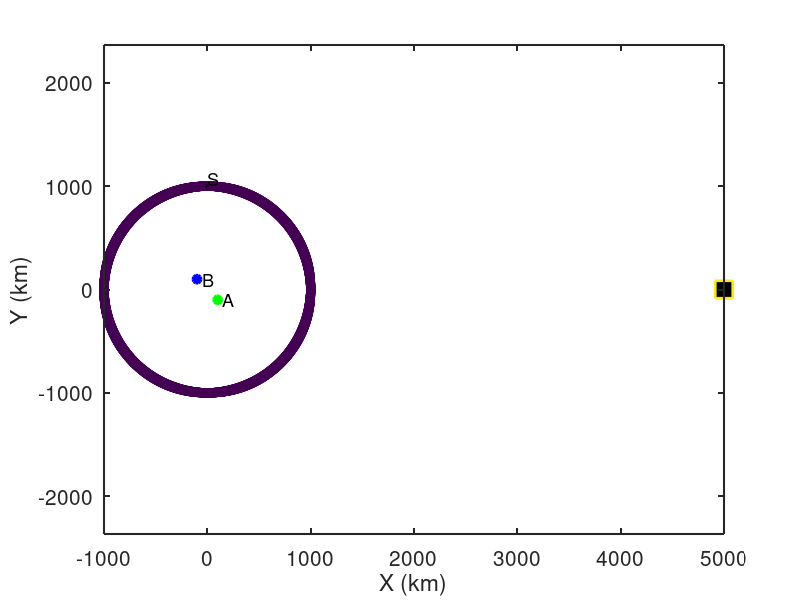

The MATLAB script that drew this image: (Note: this script raises an error after producing the figure.)
% Simulate ambient noise within a homogeneous, isotropic, acoustic half-space.
% Following course notes from Goran's class and Wapenaar et al. (2005)
%
% This version includes a spurious source resulting in an asymmetric noise
% correlation function.
%
% jbrussell - 7/2023

clear; close all;

addpath('../functions/');

dx = 10; % km
x = [-1000:dx:1000]; % km
y = [-1000:dx:1000]; % km
dt = 1; % sec
Ndays = 10;
t = [0:dt:24*60*60 * Ndays]; % [sec] daily time axis

% Location of virtual source (A)
x_Asrc = 100; % km
y_Asrc = -100; % km

% Location of receiver (B)
x_Brec = -100; % km
y_Brec = 100; % km

% Location of "source" ring (S)
N_excite = 1; % number of times to randomly excite the wavelet
dtheta = 0.1;
theta_S = [0:dtheta:360-dtheta];
theta_S(end) = linspace(90-0,90+0,1);
r_S = 1000*ones(size(theta_S)); % [km] radious of source ring
r_S(end) = linspace(5000-0,5000+0,1);
x_S = r_S.*sind(theta_S);
y_S = r_S.*cosd(theta_S);
amp_S = ones(size(x_S)); % amplitude of sources
% Make one spurious noise source that is stronger than the rest
amp_S(end) = 8;

% Medium properties
vel = 3.5; % [km/s] velocity of medium

% Define source type
source_type = 'ricker'; % 'ricker' | 'microseism' | 'lossy_membrane'
% RICKER (impulsive source)
f_cent = 1/8; % 1/100; % [1/s] dominant frequency of Ricker wavelet
% MICROSEISM (continuous source)
fmin = 1/10; % minimum frequency to sum over
fmax = 1/3; % maximum frequency to sum over
% LOSSY MEMBRANE (attenuating membrane)
fmin;
fmax;
alpha = 1e-3; % [1/km] attenuation coefficient

figure(98);
box on; hold on;
plot(x_Asrc,y_Asrc,'og','linewidth',2,'MarkerFaceColor','g');
text(x_Asrc+50,y_Asrc,'A','fontsize',13);
plot(x_Brec,y_Brec,'ob','linewidth',2,'MarkerFaceColor','b');
text(x_Brec+50,y_Brec,'B','fontsize',13);
scatter(x_S,y_S,amp_S*20,amp_S,'sk','linewidth',2,'MarkerFaceColor','k');
text(x_S(1),y_S(1)+75,'S','fontsize',13);
axis square; axis equal;
set(gca,'fontsize',15,'linewidth',1.5,'layer','top');
xlabel('X (km)');
ylabel('Y (km)');

%% Generate wavefield at ring of sources S

% Build frequency axis
Nt = length(t);
Fs = 1./dt;
f = Fs*(0:(Nt/2))/Nt;

% Generate wavefields at A and B due to random noise at all Si
Si_A = zeros(size(t));
Si_B = zeros(size(t));
for isrc = 1:length(x_S)
    R_Si_A = sqrt((x_Asrc-x_S(isrc)).^2 + (y_Asrc-y_S(isrc)).^2); % [km] distance from Si to A
    R_Si_B = sqrt((x_Brec-x_S(isrc)).^2 + (y_Brec-y_S(isrc)).^2); % [km] distance from Si to B

    % Loop through and generate sources, Si
    for ii = 1:N_excite
        if strcmp(source_type,'ricker')
            % Ricker wavelet
            % Generate random wavelet start times
            tshift = max(t) .* rand(1,1);
            Si_A = Si_A + amp_S(isrc) .* ricker_wavelet(t-tshift,R_Si_A,vel,f_cent);
            Si_B = Si_B + amp_S(isrc) .* ricker_wavelet(t-tshift,R_Si_B,vel,f_cent);
        elseif strcmp(source_type,'microseism')
            % Continuous microseism source
            freq = f(f>=fmin & f<=fmax);
            phi_rand = (2*pi)*rand(1,length(freq)); % random phase between [0,2*pi]
            Si_A = Si_A + amp_S(isrc) .* microseism_source(t,R_Si_A,vel,freq,phi_rand);
            Si_B = Si_B + amp_S(isrc) .* microseism_source(t,R_Si_B,vel,freq,phi_rand);
        elseif strcmp(source_type,'lossy_membrane')
            % 2-D Lossy Membrane response of Magrini & Boschi (2021)
            phi_rand = (2*pi)*rand(1,1); % random phase between [0,2*pi]
            Si_A = Si_A + amp_S(isrc) .* lossy_membrane(t,f,R_Si_A,vel,alpha,phi_rand);
            Si_B = Si_B + amp_S(isrc) .* lossy_membrane(t,f,R_Si_B,vel,alpha,phi_rand);
        else
            error('Source type must be ''ricker'' | ''microseism'' | ''lossy_membrane''');
        end
    end
end

% Taper waveform
Si_A = cos_taper(Si_A);
Si_B = cos_taper(Si_B);

% Calculate power spectra
fftA = fft(Si_A);
% fftA = spectrumwhiten_smooth(fftA,0.001);
P_A = abs(fftA/Nt);
P_A = P_A(1:Nt/2+1);
P_A(2:end-1) = 2*P_A(2:end-1);
fftB = fft(Si_B);
% fftB = spectrumwhiten_smooth(fftB,0.001);
P_B = abs(fftB/Nt);
P_B = P_B(1:Nt/2+1);
P_B(2:end-1) = 2*P_B(2:end-1);

% Calculate cross-correlation
cohsum = fftB.*conj(fftA) ./ abs(fftB) ./ abs(fftA);
ccf = real(ifft(cohsum,Nt)); % inverse FFT to get time domain
ccf = fftshift(ccf); % rearrange values as [-lag lag]
ccf = detrend(ccf);
ccf = cos_taper(ccf);
time = ([0:Nt-1]-floor(Nt/2))*dt;  % build lagtime vector for plotting
time = [time(time<0), time(time>=0)];

% Expected time between A and B
R_A_B = sqrt((x_Asrc-x_Brec).^2 + (y_Asrc-y_Brec).^2); % [km] distance from A to B
t_A_B = R_A_B ./ vel;

% Theoretical prediction of ccf from Goran's class notes
ccf_pre = real(1 ./ sqrt(t_A_B.^2 - time.^2));

% Theoretical prediction of spurious source arrival time
azi_A_B = angle((y_Brec-y_Asrc) + 1i*(x_Brec-x_Asrc))*180/pi;
azi_S_A = angle((y_Asrc-y_S(end)) + 1i*(x_Asrc-x_S(end)))*180/pi;
t_A_B_spurious = t_A_B .* cosd(azi_A_B-azi_S_A);


%% Plot summary

figure(99); clf;
set(gcf,'position',[348         179        1040         799],'color','w');

subplot(3,2,1); box on; hold on;
plot(t,Si_A,'-g');
title('A');
set(gca,'fontsize',15,'linewidth',1.5)
xlabel('Time (s)');

subplot(3,2,3); box on; hold on;
plot(1./f,P_A,'-g');
plot(1./f,smooth(P_A,20),'-k','linewidth',2);
plot(1./f_cent*[1 1],[min(P_A) max(P_A)],'--r','linewidth',1.5);
% xlim([0 500]);
set(gca,'fontsize',15,'linewidth',1.5,'xscale','log','yscale','log')
xlabel('Period (s)');

subplot(3,2,2); box on; hold on;
plot(t,Si_B,'-b');
title('B');
set(gca,'fontsize',15,'linewidth',1.5)
xlabel('Time (s)');

subplot(3,2,4); box on; hold on;
plot(1./f,P_B,'-b');
plot(1./f,smooth(P_B,20),'-k','linewidth',2);
plot(1./f_cent*[1 1],[min(P_B) max(P_B)],'--r','linewidth',1.5);
% xlim([0 500]);
set(gca,'fontsize',15,'linewidth',1.5,'xscale','log','yscale','log')
xlabel('Period (s)');

subplot(3,2,[5 6]); box on; hold on;
plot(time,ccf ./ max(ccf),'-k','linewidth',2);
plot(time,ccf_pre ./ max(ccf_pre),'-r','linewidth',1);
plot(t_A_B_spurious*[1 1],[0 1],'--r','linewidth',1);
% plot(t_A_B*[1 1],[0 1],'--g','linewidth',1.5);
% plot(-t_A_B*[1 1],[0 1],'--g','linewidth',1.5);
set(gca,'fontsize',15,'linewidth',1.5)
xlim([-200 200]);
xlabel('Lag Time (s)');

save2pdf('noise_ccf_summary_spurious.pdf',99,300);
